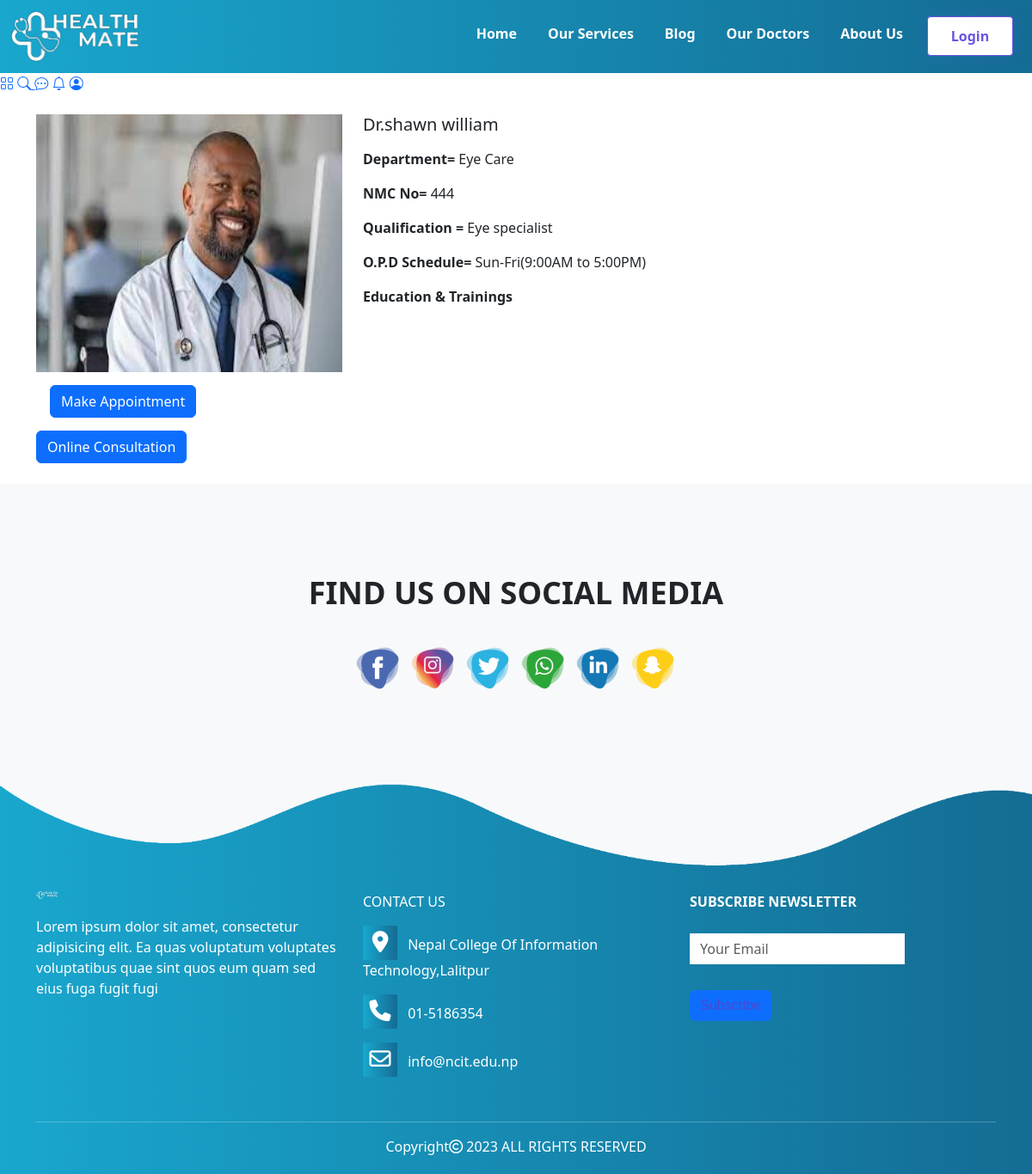
The page /docview/5 on the database its author committed.
### healthapp/models.py (models this page shows, shortened)
class doctor(models.Model):
    full_name = models.CharField(max_length=100)
    image = models.ImageField(null=True, blank=True,upload_to='healthApp/images')
    description=models.TextField(default="")
    address = models.CharField(max_length=100,default="")
    shift_start_time = models.CharField(max_length=10)
    shift_end_time = models.CharField(max_length=10)
    qualification_name = models.CharField(max_length=100)
    nmc_number = models.CharField(max_length=10, default="")
    education_training = models.TextField(default="")
    hospital_name = models.CharField(max_length=100)
    department = models.CharField(choices=department, max_length=100)
    professional_experience = models.TextField(default="")
    created_at = models.DateTimeField(default=timezone.now)

### healthapp/views.py (the view)
# urls.py: path("docview/<int:myid>",views.docview,name='ViewDoctorsProfile'),
def docview(request, myid):
    doc = doctor.objects.filter(id=myid)
    return render(request, 'healthapp/docview.html', {'doctors': doc[0]})

### healthapp/templates/healthapp/docview.html (shortened to what this page needs)
{% extends './base.html' %}
{% block content %}
<div class="container my-4">
    <div class="row">
        <div class="col-md-4">
            <div class="row">
                <img src="/media/{{doctors.image}}" width="240px" height="300px">
            </div>
               <a href="/consultationform"> <button class="btn btn-primary mx-3">Make Appointment</button></a>
                <button class="btn btn-primary">Online Consultation</button>
        </div>
        <div class="col-md-8">
            <h5>{{doctors.full_name}}</h5>
            <p><b>Department= </b>{{doctors.department}}</p>
            <p><b>NMC No= </b>{{doctors.nmc_number}}</p>
            <p><b>Qualification = </b>{{doctors.qualification_name}}</p>
            <p><b>O.P.D Schedule= </b>Sun-Fri({{doctors.shift_start_time}} to {{doctors.shift_end_time}})</p>
            <p><b>Education & Trainings</b>{{doctors.education_training}}</p>
        </div>
    </div>
</div>
{% endblock content %}

### healthapp/static/style.css (style rules this page uses)
* { margin: 0; padding: 0; }
body { font-family: sans-serif; }
.container { max-width: unset; max-height: max-content; }
.btn { margin-top: 15px; font-family: 'Poppins', sans-serif; background-image: linear-gradient(to right, #4f48cf); }
.row { display: flex; }
* { margin: 0; padding: 0; box-sizing: border-box; }
body { font-family: "Inter", Arial, Helvetica, sans-serif; }
.btn-primary { background-color: #146C94; cursor: pointer; transition: all 0.3s ease; }

### rows shown on the page
doctor: image (picture), full_name "Dr.shawn william", department "Eye Care", nmc_number "444", qualification_name "Eye specialist", shift_start_time "9:00AM", shift_end_time "5:00PM"
